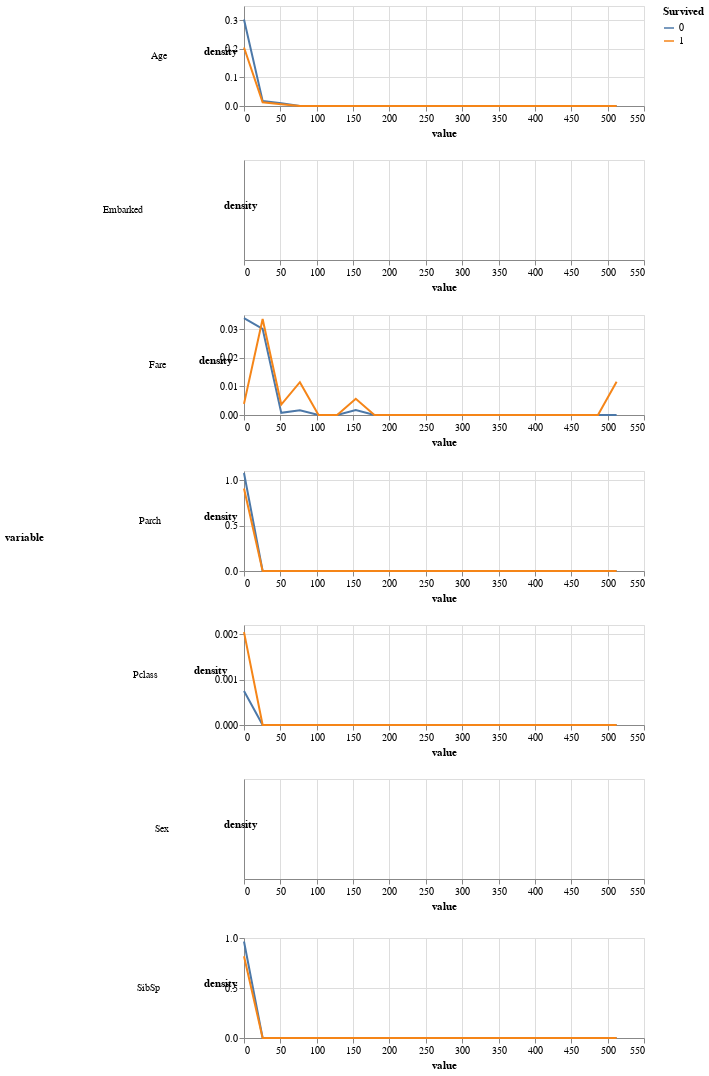

Notebook code cell kept with this figure:
### Code cell
alt.Chart(titanic_df.melt(id_vars="Survived")).transform_density(
    density='value',
    bandwidth=0.3,
    groupby=['variable', "Survived"],
    steps=20
).mark_line().encode(
    alt.X('value:Q'),
    alt.Y('density:Q', axis=alt.Axis(labelAngle=0, titleAngle=0)),
    alt.Row('variable:N', header=alt.Header(labelAngle=0, titleAngle=0)),
    alt.Color("Survived:N")
).properties(width=400, height=100).resolve_scale(y="independent", x="independent")

### Figure 1 — Vega-Lite specification as saved in the notebook (floating-point values rounded to 4 significant figures; data arrays with more than 128 entries replaced by an {"elided": "..."} marker saying what was removed)
{"config": {"view": {"continuousWidth": 400, "continuousHeight": 300}}, "data": {"name": "data-019b4f7376d09a1d81b37d8d78b4301e"}, "mark": "line", "encoding": {"color": {"type": "nominal", "field": "Survived"}, "row": {"type": "nominal", "field": "variable", "header": {"labelAngle": 0, "titleAngle": 0}}, "x": {"type": "quantitative", "field": "value"}, "y": {"type": "quantitative", "axis": {"labelAngle": 0, "titleAngle": 0}, "field": "density"}}, "height": 100, "resolve": {"scale": {"x": "independent", "y": "independent"}}, "transform": [{"density": "value", "bandwidth": 0.3, "groupby": ["variable", "Survived"], "steps": 20}], "width": 400, "$schema": "https://vega.github.io/schema/vega-lite/v4.0.2.json", "datasets": {"data-019b4f7376d09a1d81b37d8d78b4301e": {"elided": "6237 records"}}}
